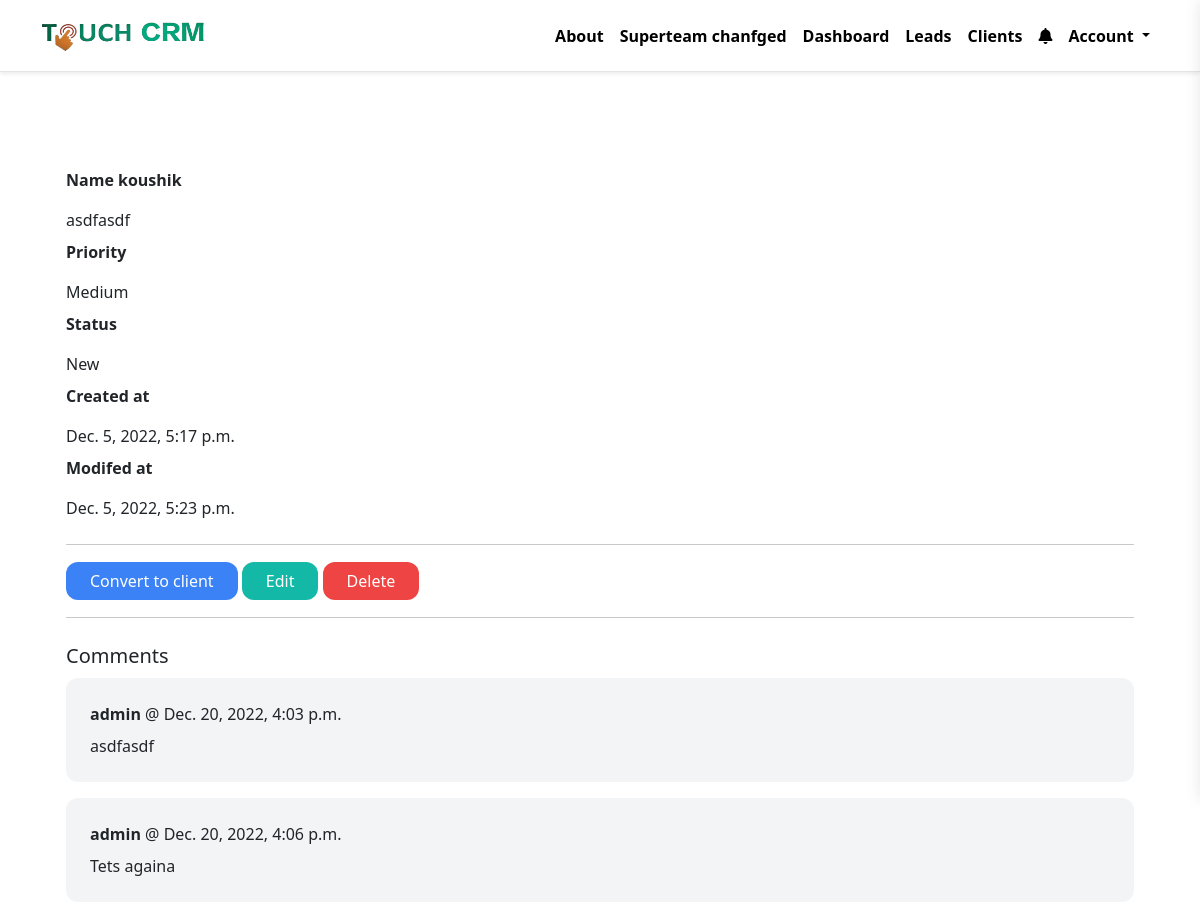
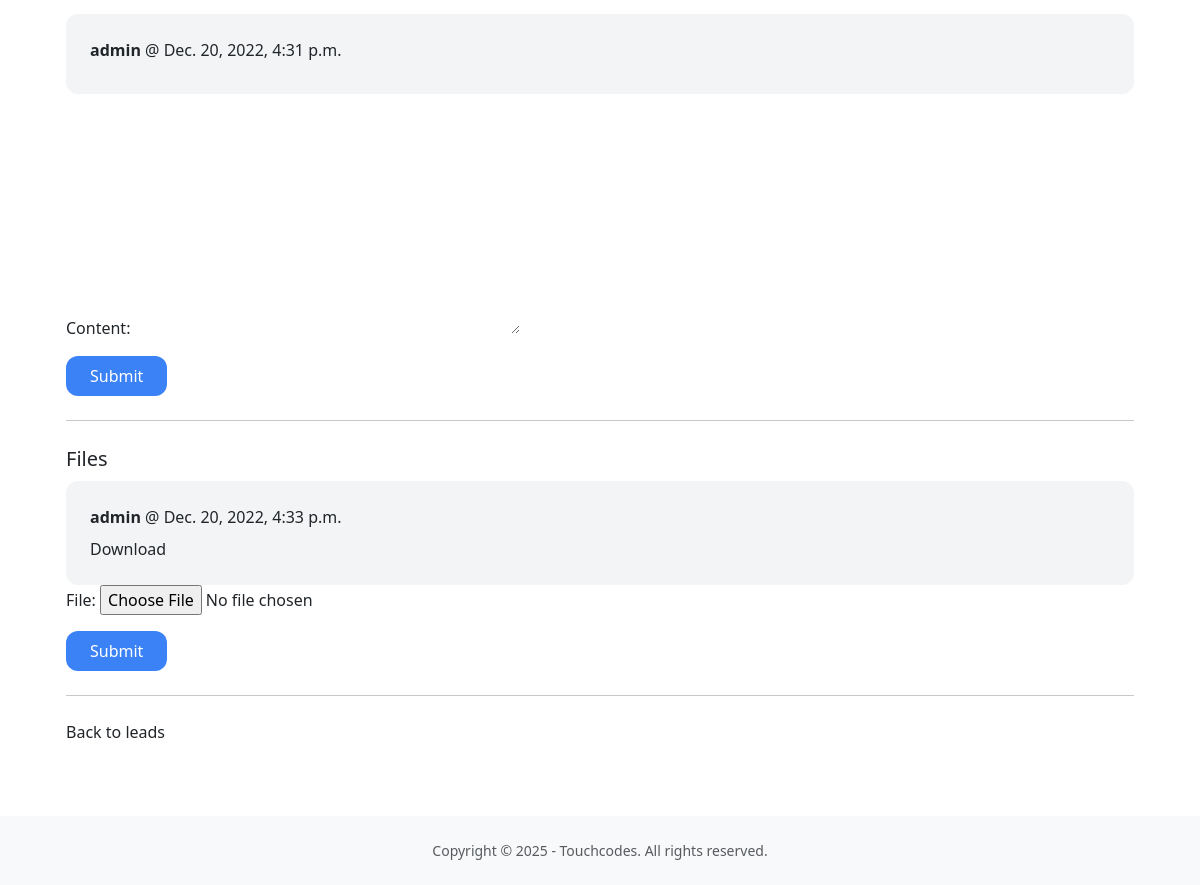
The page /dashboard/leads/7/ (signed in) on the database its author committed (2 pictures, top to bottom).
### team/models.py (models this page shows, shortened)
class Team(models.Model):
    plan = models.ForeignKey(Plan, related_name='teams', blank=True, null=True, on_delete=models.CASCADE)
    name = models.CharField(max_length=100)
    members = models.ManyToManyField(User, related_name='teams')
    created_by = models.ForeignKey(User, related_name='created_teams', on_delete=models.CASCADE)
    created_at = models.DateTimeField(auto_now_add=True)

### lead/models.py (models this page shows, shortened)
class Lead(models.Model):
    LOW = 'low'
    MEDIUM = 'medium'
    HIGH = 'high'
    CHOICES_PRIORITY = (
        (LOW, 'Low'),
        (MEDIUM, 'Medium'),
        (HIGH, 'High'),
    )
    NEW = 'new'
    CONTACTED = 'contacted'
    WON = 'won'
    PROPOSAL_SENT = 'proposal_sent'
    LOST = 'lost'
    Under_negotiation="under negotiation"
    CHOICES_STATUS = (
        (NEW, 'New'),
        (CONTACTED, 'Contacted'),
        (PROPOSAL_SENT, 'Proposal Sent'),
        (LOST, 'Lost'),
        (Under_negotiation, 'Under Negotiation'),
    )
    SERVICE_CHOICES = [
        ('Web', 'Web'),
        ('App', 'App'),
        ('Web+App', 'Web + App'),
        ('Other', 'Other')
    ]
    team = models.ForeignKey(Team, related_name='leads', on_delete=models.CASCADE)
    client_name = models.CharField(max_length=255, blank=True, null=True)
    email = models.EmailField()
    phone_number = models.CharField(max_length=20, blank=True, null=True)
    service = models.CharField(max_length=50, choices=SERVICE_CHOICES, default='Web')
    custom_service = models.CharField(max_length=255, blank=True, null=True)
    description = models.TextField(blank=True, null=True)
    priority = models.CharField(max_length=20, choices=CHOICES_PRIORITY, default=MEDIUM)
    status = models.CharField(max_length=20, choices=CHOICES_STATUS, default=NEW)
    converted_to_client = models.BooleanField(default=False)
    created_by = models.ForeignKey(User, related_name='leads', on_delete=models.CASCADE)
    created_at = models.DateTimeField(auto_now_add=True)
    modified_at = models.DateTimeField(auto_now=True)
    is_deleted = models.BooleanField(default=False)
    class Meta:
        ordering = ('created_at',)

class Comment(models.Model):
    team = models.ForeignKey(Team, related_name='lead_comments', on_delete=models.CASCADE)
    lead = models.ForeignKey(Lead, related_name='comments', on_delete=models.CASCADE)
    content = models.TextField(blank=True, null=True)
    created_by = models.ForeignKey(User, related_name='lead_comments', on_delete=models.CASCADE)
    created_at = models.DateTimeField(auto_now_add=True)

class LeadFile(models.Model):
    team = models.ForeignKey(Team, related_name='lead_files', on_delete=models.CASCADE)
    lead = models.ForeignKey(Lead, related_name='files', on_delete=models.CASCADE)
    file = models.FileField(upload_to='leadfiles')
    created_by = models.ForeignKey(User, related_name='lead_files', on_delete=models.CASCADE)
    created_at = models.DateTimeField(auto_now_add=True)

### lead/views.py (the view)
# urls.py: path('<int:pk>/', views.LeadDetailView.as_view(), name='detail'),
class LeadDetailView(LoginRequiredMixin, DetailView):
    model = Lead
    def get_context_data(self, **kwargs):
        context = super().get_context_data(**kwargs)
        context['form'] = AddCommentForm()
        context['fileform'] = AddFileForm()
        return context
    def get_queryset(self):
        queryset = super(LeadDetailView, self).get_queryset()
        team = self.request.user.userprofile.active_team
        return queryset.filter(team=team, pk=self.kwargs.get('pk'))

### lead/forms.py
class AddCommentForm(forms.ModelForm):
    class Meta:
        model = Comment
        fields = ('content',)

class AddFileForm(forms.ModelForm):
    class Meta:
        model = LeadFile
        fields = ('file',)

### team/context_processors.py (called while the page is built)
def active_team(request):
    if request.user.is_authenticated:
        active_team = request.user.userprofile.get_active_team()
        if not active_team:
            active_team = Team.objects.filter(created_by=request.user)[0]
    else:
        active_team = None
    return {'active_team': active_team}

### userprofile/models.py (called while the page is built)
    def get_active_team(self):
        if self.active_team:
            return self.active_team
        else:
            return Team.objects.filter(members__in=[self.user.id]).first()

### lead/templates/lead/lead_detail.html (shortened to what this page needs)
{% extends 'core/base.html' %}
{% block content %}
    <div class="py-6 px-6">
        {% if lead.description %}
            <p class="font-semibold">Name koushik</p>
            <p class="mb-2">{{ lead.description }}</p>
        {% endif %}
        <p class="font-semibold">Priority</p>
        <p class="mb-2">{{ lead.get_priority_display }}</p>
        <p class="font-semibold">Status</p>
        <p class="mb-2">{{ lead.get_status_display }}</p>
        <p class="font-semibold">Created at</p>
        <p class="mb-2">{{ lead.created_at }}</p>
        <p class="font-semibold">Modifed at</p>
        <p class="mb-6">{{ lead.modified_at }}</p>
        <hr class="my-4">
        <a href="{% url 'leads:convert' lead.id %}" class="py-2 px-4 rounded-xl bg-blue-500 text-white">Convert to client</a>
        <a href="{% url 'leads:edit' lead.id %}" class="py-2 px-4 rounded-xl bg-teal-500 text-white">Edit</a>
        <a href="#" onclick="document.getElementById('lead_delete_form').submit();" class="py-2 px-4 rounded-xl bg-red-500 text-white">Delete</a>
        <hr class="my-4">
        <h2 class="mb-6 text-xl">Comments</h2>
        <div class="space-y-4">
            {% for comment in lead.comments.all %}
                <div class="bg-gray-100 p-6 rounded-xl">
                    <p class="mb-2"><strong>{{ comment.created_by }}</strong> @ {{ comment.created_at }}</p>
                    {{ comment.content }}
                </div>
            {% endfor %}
        </div>
        <form method="post" action="{% url 'leads:add_comment' lead.id %}">
            {{ form.as_p }}
            <button class="py-2 px-4 rounded-xl bg-blue-500 text-white">Submit</button>
        </form>
        <hr class="my-4">
        <h2 class="mb-6 text-xl">Files</h2>
        <div class="space-y-4">
            {% for file in lead.files.all %}
                <div class="bg-gray-100 p-6 rounded-xl">
                    <p class="mb-2"><strong>{{ file.created_by }}</strong> @ {{ file.created_at }}</p>
                    <a href="{{ file.file.url }}">Download</a>
                </div>
            {% endfor %}
        </div>
        <form method="post" action="{% url 'leads:add_file' lead.id %}" enctype="multipart/form-data">
            {{ fileform.as_p }}
            <button class="py-2 px-4 rounded-xl bg-blue-500 text-white">Submit</button>
        </form>
        <hr class="my-4">
        <a href="{% url 'leads:list' %}">Back to leads</a>
    </div>
{% endblock %}

### core/templates/core/base.html (shortened to what this page needs)
{% load static %}
<!DOCTYPE html>
<html lang="en">
<head>
    <link href="https://cdn.jsdelivr.net/npm/bootstrap@5.3.0/dist/css/bootstrap.min.css" rel="stylesheet"
>
    <link rel="stylesheet" href="{% static 'main.min.css' %}">
    <link rel="stylesheet" href="https://cdnjs.cloudflare.com/ajax/libs/font-awesome/6.0.0/css/all.min.css">
</head>
<body class="d-flex flex-column min-vh-100">
    <nav class="navbar navbar-expand-lg navbar-light bg-white shadow-sm">
        <div class="container">
            <a class="navbar-brand d-flex align-items-center" href="/">
                <img src="{% static 'images/logo5.png' %}" alt="Touchcodes Logo" height="45" width="180">
            </a>
            <div class="collapse navbar-collapse" id="navbarNav">
                <ul class="navbar-nav ms-auto">
                    <li class="nav-item">
                        <a class="nav-link" href="{% url 'about' %}">About</a>
                    </li>
                    {% if request.user.is_authenticated %}
                        <li class="nav-item">
                            <a class="nav-link" href="{% url 'team:detail' active_team.id %}">{{ active_team.name }}</a>
                        </li>
                        <li class="nav-item">
                            <a class="nav-link" href="{% url 'dashboard:index' %}">Dashboard</a>
                        </li>
                        <li class="nav-item">
                            <a class="nav-link" href="{% url 'leads:list' %}">Leads</a>
                        </li>
                        <li class="nav-item">
                            <a class="nav-link" href="{% url 'clients:list' %}">Clients</a>
                        </li>
                        <li class="nav-item">
                            <a class="nav-link notification-bell" href="#" id="notificationBell">
                                <i class="fas fa-bell"></i>
                            </a>
                        </li>
                        <li class="nav-item dropdown">
                            <a class="nav-link dropdown-toggle" href="#" id="userDropdown" role="button"
                               data-bs-toggle="dropdown" aria-expanded="false">
                                Account
                            </a>
                        </li>
                    {% endif %}
                </ul>
            </div>
        </div>
    </nav>
    <main class="flex-grow-1 container my-5" id="mainContent">
        {% block content %}
        {% endblock %}
    </main>
    <footer class="py-4 bg-light text-center mt-auto" id="pageFooter">
        <div class="container">
            <p class="mb-0 text-muted small">Copyright &copy; 2025 - Touchcodes. All rights reserved.</p>
        </div>
    </footer>
</body>
</html>

### core/templates/core/base.html (style rules this page uses)
.navbar { background: rgba(255, 255, 255, 0.7) !important; backdrop-filter: blur(10px); box-shadow: 0px 4px 10px rgba(0, 0, 0, 0.1); border-bottom: 1px solid rgba(0, 0, 0, 0.1); }
.nav-link { color: black !important; font-weight: bold !important; }
.notification-bell { position: relative; cursor: pointer; padding: 0.5rem; transition: color 0.2s ease; }

### rows shown on the page
Team: name "Superteam chanfged"
Lead: description "asdfasdf", priority "Medium", status "New", created_at "Dec. 5, 2022, 5:17 p.m.", modified_at "Dec. 5, 2022, 5:23 p.m."
Comment: created_by "admin", created_at "Dec. 20, 2022, 4:03 p.m.", content "asdfasdf"
Comment: created_by "admin", created_at "Dec. 20, 2022, 4:06 p.m.", content "Tets againa"
Comment: created_by "admin", created_at "Dec. 20, 2022, 4:31 p.m."
LeadFile: created_by "admin", created_at "Dec. 20, 2022, 4:33 p.m."
